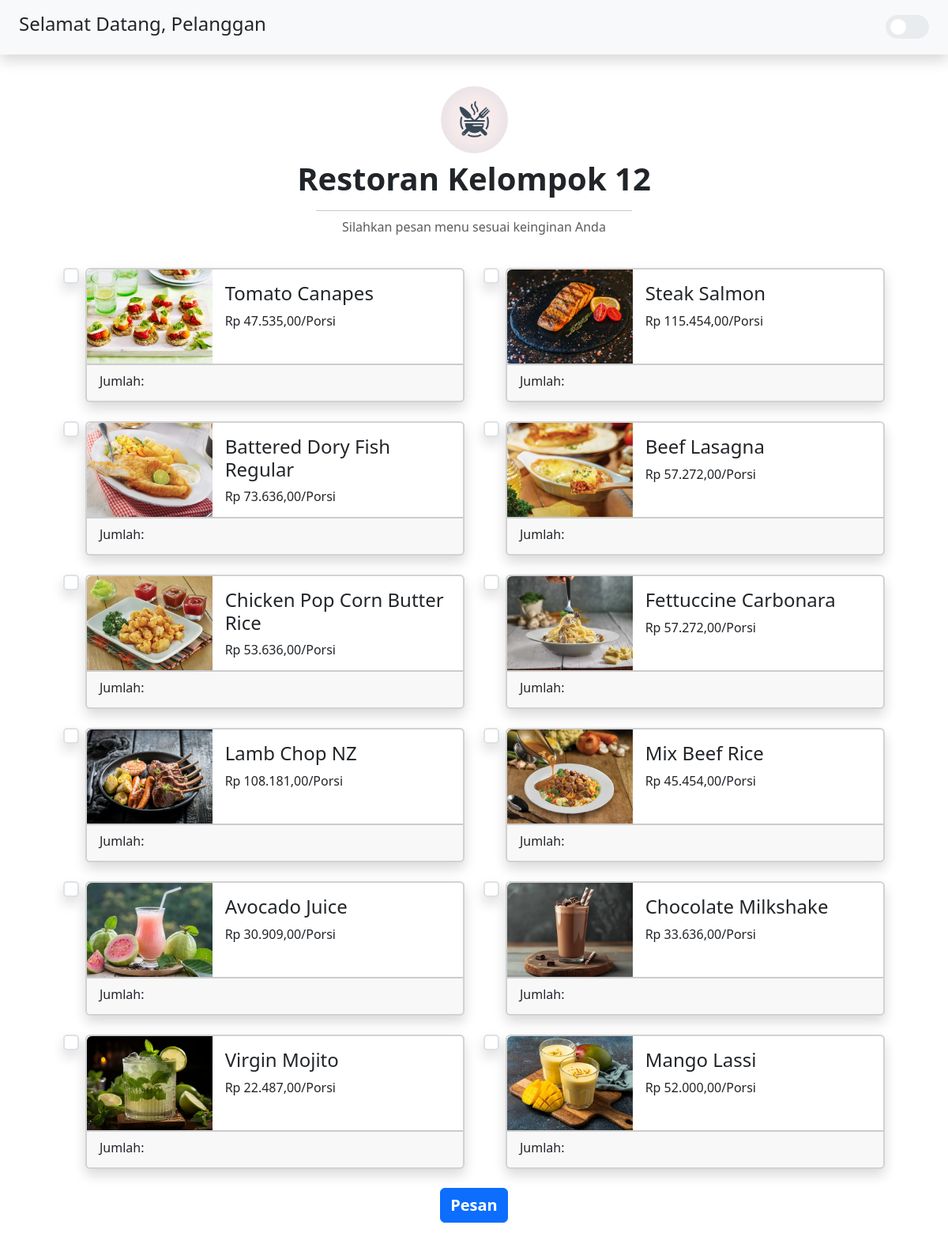
Page /index.php (signed in) on the committed database.
### tables this page shows
CREATE TABLE `users` (
  `user_id` int(11) NOT NULL,
  `username` varchar(50) NOT NULL,
  `password` varchar(256) NOT NULL,
  `nama_lengkap` varchar(100) NOT NULL,
  `akses_id` varchar(15) NOT NULL
);

CREATE TABLE `daftar_menu` (
  `menu_id` int(11) NOT NULL,
  `nama_menu` varchar(50) NOT NULL,
  `gambar` varchar(50) NOT NULL,
  `harga` int(11) NOT NULL
);

### module/Koneksi.php (called while the page is built, shortened)
<?php
class Koneksi
{
    private $host,
        $user,
        $password,
        $dbName,
        $conn;
    public function __construct($host, $user, $password, $dbName)
    {
        $this->host = $host;
        $this->user = $user;
        $this->password = $password;
        $this->dbName = $dbName;
    }
    private function connection()
    {
        $this->conn = mysqli_connect(
            $this->host,
            $this->user,
            $this->password,
            $this->dbName
        );
    }
    public function query($query)
    {
        $result = mysqli_query($this->conn, $query);
        return $result;
    }
    public function fetchAll($query)
    {
        $result = $this->query($query);
        $rows = [];
        while ($row = mysqli_fetch_assoc($result)) {
            $rows[] = $row;
        }
        return $rows;
    }
    public function fetchRow($query)
    {
        $result = $this->query($query);
        return mysqli_fetch_assoc($result);
    }
}

### index.php (the view, shortened to what this page needs)
<?php
include "module/Koneksi.php";
$db = new Koneksi("localhost", "root", "", "restoran");
$daftarMenu = $db->fetchAll("SELECT * FROM daftar_menu");
$user = $db->fetchRow("SELECT * FROM users WHERE user_id = '{$_SESSION['login']}'");
?>
<!DOCTYPE html>
<html lang="en" data-bs-theme="light">
<head>
  <link
    rel="stylesheet"
    href="src/bootstrap-5.3.3-dist/css/bootstrap.min.css" />
  <link rel="stylesheet" href="src/css/dark-light-mode.css" />
  <link rel="stylesheet" href="src/css/user-page_style.css" />
</head>
<body>
  <header class="vw-100 p-3 d-flex justify-content-between align-items-center bg-body-tertiary shadow position-sticky top-0 z-1">
    <div class="d-flex align-items-center gap-2">
      <h4 class="d-sm-inline d-none">Selamat Datang, <?= $user['nama_lengkap'] ?></h4>
    </div>
    <div class="me-2">
      <label for="darkLightcheckbox" class="dark-light-checkbox-label bg-body-secondary">
        <span class="ball bg-body"></span>
      </label>
    </div>
  </header>
  <main class="container-fluid mt-4">
    <section class="d-flex flex-column align-items-center py-3 title">
      <img src="src/img/logo.png" alt="logo restoran" height="85" class="rounded-circle mb-2">
      <span>
        <h1 class="fw-bold text-center">Restoran Kelompok 12</h1>
        <hr class="mx-0 mx-xl-4 mx-lg-3 mx-md-2 mx-sm-1 mb-2">
      </span>
      <span class="text-body-secondary text-center">Silahkan pesan menu sesuai keinginan Anda</span>
    </section>
    <section class="py-4">
      <form action="crud/tambah-transaksi.php" method="post" id="userTransactionValidation" novalidate>
        <div class="row justify-content-center gy-4">
          <?php foreach ($daftarMenu as $menu): ?>
            <div class="d-flex gap-2 col-auto">
              <input
                type="checkbox"
                class="form-check-input chekbox-menu fs-5 m-0 shadow border-2"
                name="menu[]"
                value="<?= $menu['menu_id'] ?>" />
              <div class="card card-menu shadow border-2">
                <div class="row g-0">
                  <div class="col-sm-4 col-12">
                    <img
                      src="src/img/<?= $menu['gambar'] ?>"
                      alt=""
                      class="img-fluid rounded-top-2 rounded-end-0 d-sm-inline-block d-none" />
                  </div>
                  <div class="col-sm-8 col-12">
                    <div class="card-body">
                      <div style="height: 80px">
                        <h4 class="card-title"><?= $menu['nama_menu'] ?></h4>
                        <span class="card-text">Rp <?= number_format($menu['harga'], 2, ',', '.') ?>/Porsi</span>
                      </div>
                    </div>
                  </div>
                  <div class="col-12 card-footer d-flex gap-3 card-footer-menu border-2" style="height: 47px;">
                    <span>Jumlah:</span>
                  </div>
                </div>
              </div>
            </div>
          <?php endforeach ?>
        </div>
        <div class="d-flex flex-column justify-content-center align-items-center mt-4 gap-3">
          <button type="submit" onclick="return confirm('Apakah anda yakin ingin memesan?')" class="btn btn-primary fs-5 fw-semibold" name="tambah"><i class="ph ph-shopping-cart"></i> Pesan</button>
        </div>
      </form>
    </section>
</body>
</html>

### src/css/dark-light-mode.css (style rules this page uses)
.dark-light-checkbox-label { width: 55px; height: 30px; border-radius: 55px; position: relative; padding: 15px; display: flex; justify-content: center; align-items: center; }
.dark-light-checkbox-label .ball { width: 20px; height: 20px; position: absolute; left: 6px; top: 5px; border-radius: 50%; transition: transform 0.2s linear; }

### src/css/user-page_style.css (style rules this page uses)
@media screen and (min-width: 576px) { .card.card-menu { width: 480px; } }

### rows in the picture
users: nama_lengkap "Pelanggan"
daftar_menu: gambar (picture), nama_menu "Tomato Canapes", harga "47.535,00"
daftar_menu: gambar (picture), nama_menu "Steak Salmon", harga "115.454,00"
daftar_menu: gambar (picture), nama_menu "Battered Dory Fish Regular", harga "73.636,00"
daftar_menu: gambar (picture), nama_menu "Beef Lasagna", harga "57.272,00"
daftar_menu: gambar (picture), nama_menu "Chicken Pop Corn Butter Rice", harga "53.636,00"
daftar_menu: gambar (picture), nama_menu "Fettuccine Carbonara", harga "57.272,00"
daftar_menu: gambar (picture), nama_menu "Lamb Chop NZ", harga "108.181,00"
daftar_menu: gambar (picture), nama_menu "Mix Beef Rice", harga "45.454,00"
daftar_menu: gambar (picture), nama_menu "Avocado Juice", harga "30.909,00"
daftar_menu: gambar (picture), nama_menu "Chocolate Milkshake", harga "33.636,00"
daftar_menu: gambar (picture), nama_menu "Virgin Mojito", harga "22.487,00"
daftar_menu: gambar (picture), nama_menu "Mango Lassi", harga "52.000,00"
